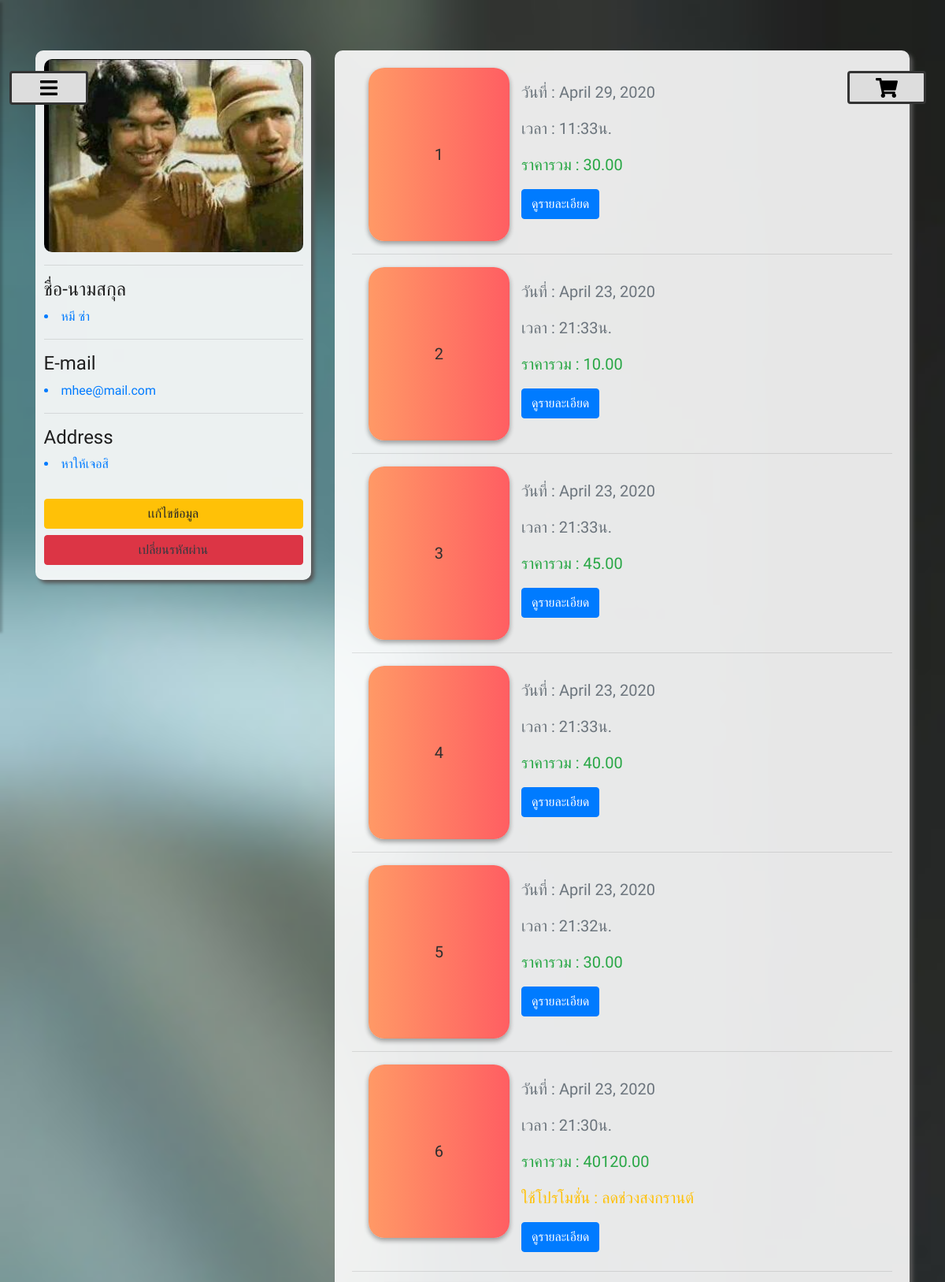
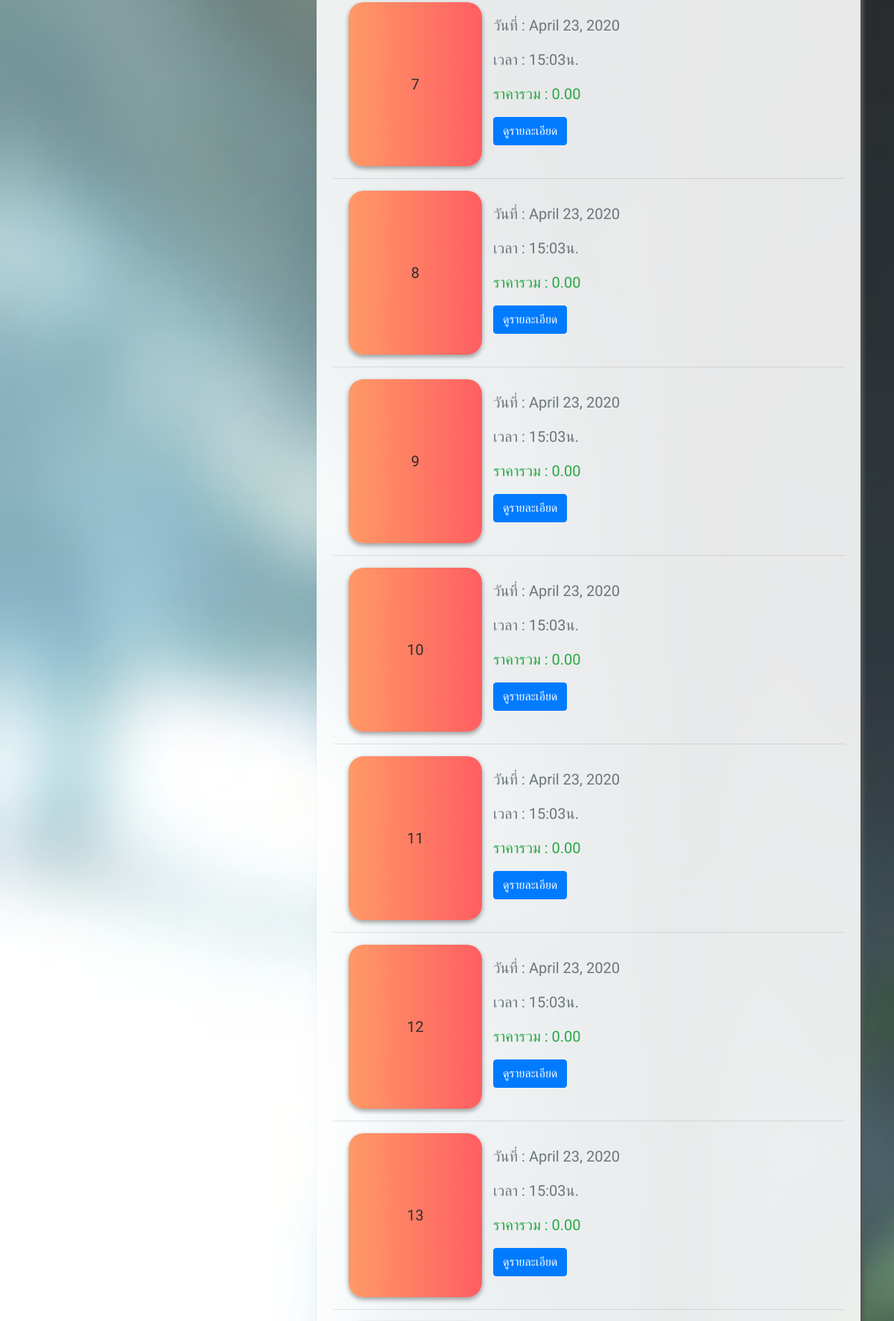
The app's page /managements/user_info/ (signed in, upper part) with its own data (2 pictures, top to bottom).
### product/models.py (models this page shows)
class Customer(models.Model):
    picture = models.ImageField(default='customer/default.png',upload_to='customer/',null=True,blank=True)
    user = models.OneToOneField(User,on_delete=models.CASCADE,default="")
    address = models.TextField()

class Order(models.Model):
    TYPE_BUY = (
        ('Local_buy', 'Local buy'),
        ('Online_buy', 'Online buy')
    )
    total_price = models.FloatField(default=0)
    order_type = models.CharField(max_length=255, choices=TYPE_BUY)
    date = models.DateTimeField(auto_now=True)
    promo_id = models.ForeignKey(Promotion, on_delete=models.CASCADE, null=True)
    c_id = models.ForeignKey(Customer, on_delete=models.CASCADE, null=True)
    finish_flag = models.BooleanField(default=False)

class Promotion(models.Model):
    name = models.CharField(max_length=255, default="")
    s_date = models.DateField()
    e_date = models.DateField()
    promo_desc = models.TextField()
    discount = models.IntegerField(default=0)
    promo_status = models.BooleanField(default=True)

### managements/views.py (the view)
# urls.py: path('user_info/',views.user_info, name='user_info'),
@login_required
def user_info(request):
    orders = Order.objects.filter(c_id = Customer.objects.get(user__id=request.user.id), finish_flag=True).order_by('-date')
    yourorders = []
    sweetness_name = {
    'normalsweet': 'หวานปกติ',
    'lesssweet': 'หวานน้อย',
    'moresweet': 'หวานมาก',
    }
    for order in orders:
        order_lists = Order_list.objects.filter(order_id=order.id)
        item_list = []
        item = {}
        for order_list in order_lists:
            item = {
                'id':order_list.d_id_id,
                'order_id':order_list.order_id_id,
                'unit_price':order_list.unit_price,
                'sweetness':None,
                'fruits':None,
                'toppings':None,
                'amount':order_list.amount,
                'picture':Drink_info.objects.get(pk=order_list.d_id_id).picture,
                'name':Drink_info.objects.get(pk=order_list.d_id_id).d_name
            }
            special = Special.objects.get(pk=order_list.special_id_id)
            if special.special_type == 'Coffee':
                coffee = Coffee_and_other.objects.get(pk=special.id)
                item['sweetness'] = sweetness_name[coffee.sweetness]
                toppings = coffee.options.all()
                topping_items = []
                for topping in toppings:
                    co = Coffee_and_other_option.objects.get(Coffee_and_other=coffee, option=topping)
                    topping_items.append({
                        'name':topping.option_name,
                        'amount':co.amount
                    })
                item['toppings'] = topping_items
            elif special.special_type == 'Juice':
                juice = Juice.objects.get(pk=special.id)
                toppings = juice.options.all()
                topping_items = []
                for topping in toppings:
                    jo = Juice_option.objects.get(juice=juice, option=topping)
                    topping_items.append({
                        'name':topping.option_name,
                        'amount':jo.amount
                    })
                item['toppings'] = topping_items
                fruits = juice.fruits.all()
                fruit_items = []
                for fruit in fruits:
                    jf = Juice_fruit.objects.get(juice=juice, fruit=fruit)
                    fruit_items.append({
                        'name':fruit.fruit_name,
                        'amount':jf.amount
                    })
                item['fruits'] = fruit_items
            item_list.append(item)
        order_list = {
            'id':order.id,
            'date':order.date,
            'promo_id':order.promo_id,
            'finish':order.finish_flag,
            'items':item_list,
            'time':order.date.strftime('%H:%M'),
            'total_price':order.total_price,
            'order_type':order.order_type,
        }
        yourorders.append(order_list)
    context = {
        'yourOrders':yourorders
    }
    return render(request, 'managements/profile_report.html', context=context)

### product/context_processors.py (called while the page is built)
def pro_to_base(request):
    promotions = Promotion.objects.all()
    for promotion in promotions:
        if promotion.s_date < datetime.date.today() and promotion.e_date > datetime.date.today():
            promotion.promo_status = True
            promotion.save()
        else :
            promotion.promo_status = False
            promotion.save()
    promotions = promotions.filter(promo_status = True)
    return {'Promotion': promotions}

### managements/templates/managements/profile_report.html (shortened to what this page needs)
{% extends "base.html" %} {% block content %}  {% load static %}
    <div class="row d-flex justify-content-around" style="margin-top: 8vh">
        <div class="col-11 col-lg-4 col-sm-4 peo">
            <div class="">
                <div class="list_r">
                    <img class="peopic" src="..{{ user.customer.picture.url }}">
                    <hr>
                        <h4>ชื่อ-นามสกุล</h4>
                        <li class="text-primary infopre">{{request.user.first_name}} {{request.user.last_name}}</li>
                        <hr>
                        <h4>E-mail</h4>
                        <li class="text-primary infopre">{{request.user.email}}</li>
                        <hr>
                        <h4>Address</h4>
                        <li class="text-primary infopre">{{request.user.customer.address}}</li>
                        <a href="{% url 'account_manage'%}" class="btn btn-warning col" style="margin-top: 4vh;margin-bottom: 1vh;">
                                        เเก้ไขข้อมูล
                                    </a>
                         <a href="{% url 'password_reset'%}" class="btn btn-danger col text-dark" style="margin-bottom: 1vh;">
                                        เปลี่ยนรหัสผ่าน
                                    </a>
                </div>
            </div>
        </div>
        <div class="col-11 col-lg-8 col-sm-8">
            <div class="list_r">
                 {% for queue in yourOrders %}
                <div class="row">
                    <div class="titledrink col-3 col-lg-3" data-toggle="collapse" href="#collapse{{ forloop.counter }}"
                        role="button" aria-expanded="false" aria-controls="collapse{{ forloop.counter }}">
                        <p font-size="28px">{{ forloop.counter }}</p>
                    </div>
                    <div class="col-8 col-lg-5">
                        <p class="text-secondary">วันที่ : {{queue.date.date}}</p>
                        <p class="text-secondary">เวลา : {{queue.time}}น.</p>
                        <p class="text-success">ราคารวม : {{ queue.total_price|floatformat:2 }} </p>
                         {% if queue.promo_id.id > 0 %}
                            <p class="text-warning">ใช้โปรโมชั่น : {{queue.promo_id.name}}</p>
                        {% endif %}
                        <button type='button' class='btn btn-primary' data-toggle="collapse"
                            href="#collapse{{ forloop.counter }}" role="button" aria-expanded="false"
                            aria-controls="collapse{{ forloop.counter }}" style="margin-bottom: 1vh;">ดูรายละเอียด</button>
                    </div>
                </div>
                <hr>
                {% endfor %}
            </div>
        </div>
    </div>
{% endblock content %}

### static/css/style3.css (style rules this page uses)
body { font-family: 'Poppins', sans-serif; background: #fafafa; }
p { color: rgb(46, 46, 46); }
a, a:hover, a:focus { color: black; text-decoration: none; transition: all 0.3s; }

### managements/templates/managements/profile_report.html (style rules this page uses)
.peopic { width:100%; height: auto; border-radius: 10px; border: px solid black; }
.list_r { background-color: rgba(253, 253, 253, 0.9); padding: 3%; border-radius: 10px; box-shadow: 4px 4px 5px 0px rgba(87, 87, 87, 1); margin-bottom: 2vh; top: 3vh; opacity: 0; width: 100%; height: 100%; }
.titledrink { width: 100px; height: 220px; background: linear-gradient(to right, #ff9966, #ff5e62); text-align: center; line-height: 220px; border-radius: 20px; margin-left: 1vw; box-shadow: 0 3px 6px rgba(0,0,0,0.16), 0 3px 6px rgba(0,0,0,0.23); transition: 0.15s ease; }
p { font-size: 20px; }
@media only screen and (max-width: 1400px) { .titledrink { margin-left: 3vw; } }

### records on screen
Order: total_price "30.00"
Order: total_price "10.00"
Order: total_price "45.00"
Order: total_price "40.00"
Order: total_price "30.00"
Promotion: date "April 23, 2020", time "21:30", total_price "40120.00", promo_id.name "ลดช่วงสงกรานต์"
Order: total_price "0.00"
Order: total_price "0.00"
Order: total_price "0.00"
Order: total_price "0.00"
Order: total_price "0.00"
Order: total_price "0.00"
Order: total_price "0.00"

### other values on screen
{{ request.user.first_name }} "หมี"
{{ request.user.last_name }} "ซ่า"
{{ request.user.email }} "mhee@mail.com"
{{ request.user.customer.address }} "หาให้เจอสิ"
{{ queue.date.date }} "April 29, 2020" "April 23, 2020" "April 23, 2020" "April 23, 2020" "April 23, 2020" "April 23, 2020" "April 23, 2020" "April 23, 2020" "April 23, 2020" "April 23, 2020" "April 23, 2020" "April 23, 2020"
{{ queue.time }} "11:33" "21:33" "21:33" "21:33" "21:32" "15:03" "15:03" "15:03" "15:03" "15:03" "15:03" "15:03"
